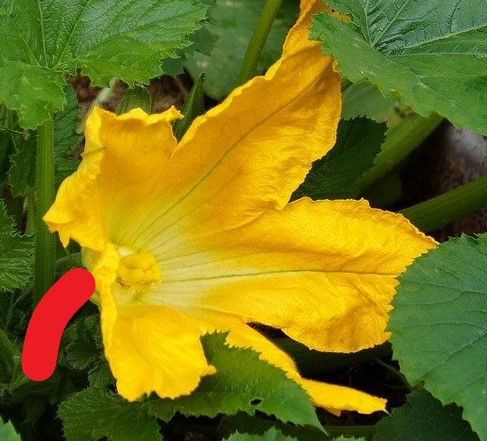
%> input picture K-mean/k-mean images/zucchiniapproachedRED.jpg, 487 x 441 px
$ octave k_mean_segmentation.m   (GNU Octave 9; MATLAB toolbox functions it lacks are replaced by stand-ins)
%> lines starting %> are read from the running program, lines starting %| are printed output that depends on the picture; in (x1, y1, x2, y2) boxes, pixels count from 0 and x2, y2 are one past the last pixel; in counts of white or black regions, pixels touching at a corner belong together; the program's own positions count from 1
%clear all the variables and figures
clc; clear all; close all;
%Load the image for the segmantation
zucc = imread('zucchiniapproachedRED.jpg');% imshow(zucc);
%> zucc is the input picture: size 441x487x3 uint8; mean R, G, B 124.6, 118.8, 22.6

%move the image from the RGB space to the CIE XYZ (Lab) one and extract the
%color plane
xyz_zucc = rgb2lab(zucc);
%> xyz_zucc: size 441x487x3 double; mean of channels 1, 2, 3 48.7, -8.5, 45.8
xz = xyz_zucc(:,:,2:3);
xz = im2single(xz);

% number of different colors to be extracted. It characterize the number of
% the final clusters
n_Clusters = 4;

%k-mean segmantation
pixel_labels = imsegkmeans(xz,n_Clusters,'NumAttempt',3);
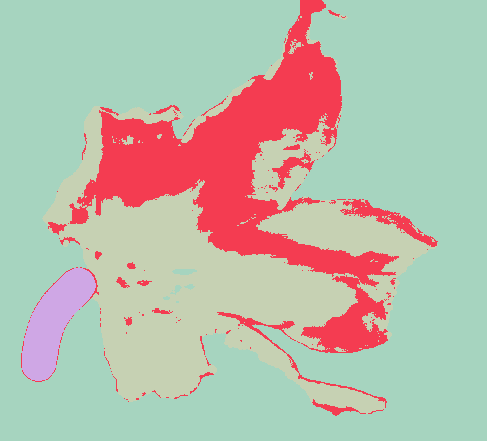
%> pixel_labels: size 441x487 uint8; 4 distinct labels, from 1 to 4; one colour per label, 0 black

%shows the clusters labelled with different grays colors
figure
imshow(pixel_labels,[])

%use different masks to extract form the original image the clusters found.
mask1 = pixel_labels==1;
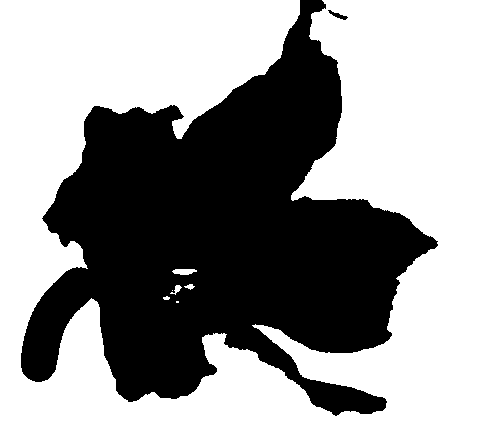
%> mask1: size 441x487 logical; 59.8% white; 2 black regions, box (x1, y1, x2, y2) and area: (21, 0, 438, 416) 86236, (328, 10, 348, 20) 71
cluster1 = zucc .* uint8(mask1);
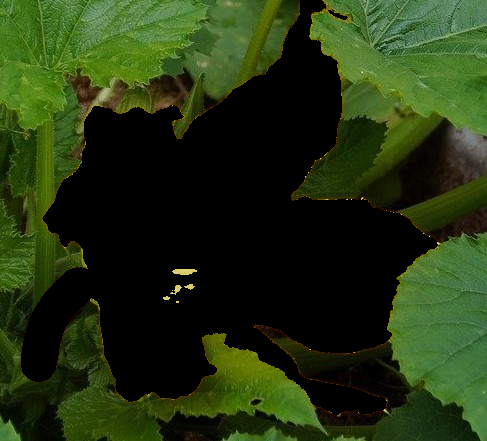
%> cluster1: size 441x487x3 uint8; mean R, G, B 35.3, 51.4, 17
figure
imshow(cluster1)

mask2 = pixel_labels==2;
%> mask2: size 441x487 logical; 15.8% white; 166 white regions (142 under 20 px), largest, box (x1, y1, x2, y2) and area: (69, 0, 399, 353) 29995, (340, 199, 438, 247) 1045, (217, 312, 387, 408) 737
cluster2 = zucc .* uint8(mask2);
figure
% imshow(cluster2)

mask3 = pixel_labels==3;
%> mask3: size 441x487 logical; 1.9% white; 1 white region, box (x1, y1, x2, y2) and area: (22, 268, 96, 381) 4133
cluster3 = zucc .* uint8(mask3);
figure
imshow(cluster3)

mask4 = pixel_labels==4;
%> mask4: size 441x487 logical; 22.4% white; 100 white regions (85 under 20 px), largest, box (x1, y1, x2, y2) and area: (42, 106, 385, 414) 36496, (256, 200, 438, 340) 6993, (247, 122, 335, 210) 3179
cluster4 = zucc .* uint8(mask4);
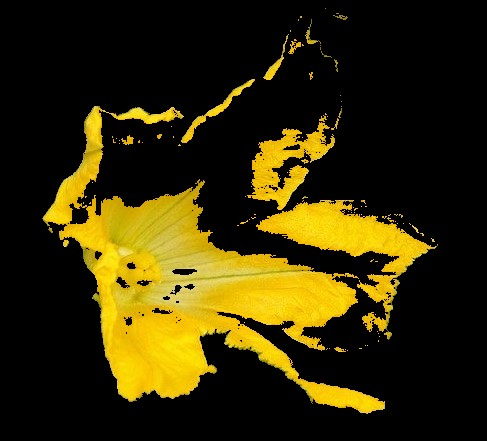
%> cluster4: size 441x487x3 uint8; mean R, G, B 52.2, 43.6, 3.9
figure
imshow(cluster4)

% [8 lines of commented-out code are left out]
grayIm = rgb2gray(cluster3);
%> grayIm: size 441x487 uint8; 68 distinct labels, from 0 to 141
bw = imbinarize(grayIm);
%> bw: size 441x487 logical; 1.9% white; 1 white region, box (x1, y1, x2, y2) and area: (22, 268, 96, 381) 4122
figure
imshow(bw)

%noise attenuation
bw = bwareaopen(bw,10);
figure;
imshow(bw);

%NOT STREACTLY NEEDED IN SOME CASES. IT COULD BE USEFUL IF YOU WANT TO CLOSE
%SOME BOUNDARIES IN AN IMAGE FOR EXAMPLE IF YOU WANT TO CLOSE A CIRCLE AREA
%WHICH IN THE BINARIZATION OF THE IMAGE RESULTS OPEN YOU USE THIS AND THENO
%YOU FILL THE WHOLE ARE WITH THE NEXT INSTRUCTIONS BLOCK. TO USE THIS
%CHANGE THE 0 VALUE OF STREL INSTRUCTION.
%fill the holes in the image by finding circles in it
se = strel('disk',0);
bw = imclose(bw,se);
figure
imshow(bw)

%fill all the closed boundaries
bw = imfill(bw,'holes');
figure;
imshow(bw);

%find the boundaries of the non empty figures (B boundary funtion, L
%labeled image
[B,L] = bwboundaries(bw,'noholes');
%> B = 1 boundary; box (x1, y1, x2, y2) and points: (22, 268, 96, 381) 258

% plot the image with coulours and highlight the boundaries
figure
imshow(label2rgb(L,@jet,[.5 .5 .5]))
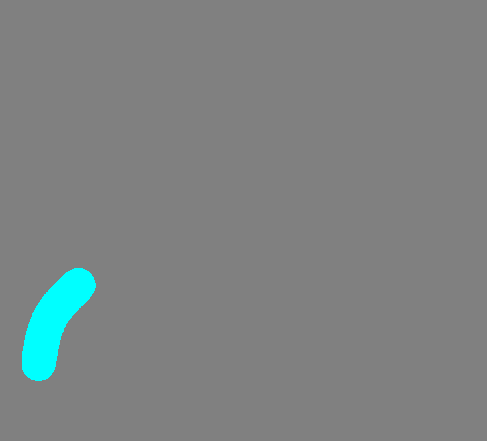
%> displayed picture: size 441x487x3, on the screen's scale of 0 to 255; mean R, G, B 125.5, 130.4, 130.4
hold on
for k = 1:length(B)
  boundary = B{k};
  plot(boundary(:,2),boundary(:,1),'w','LineWidth',1)
end
%> this loop made 1 pass

%extract the centroids from the labeled image and plot on the previous
%image
s = regionprops(L,'centroid');
%> s = 1 region; Centroid: [54.5 322.6]
centroids = cat(1,s.Centroid);
%> centroids = [54.54 322.6]
plot(centroids(:,1),centroids(:,2),'r*')
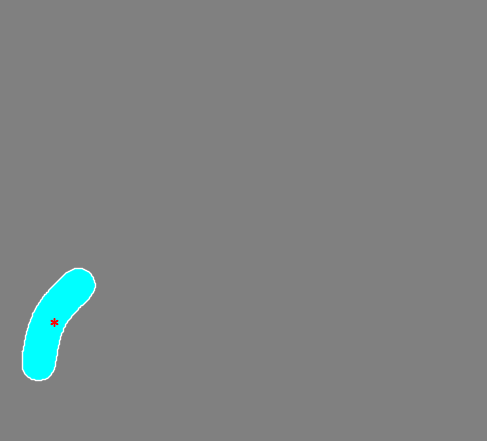
%> figure redrawn from the program's plot data

% number of flower present in the image
Numberflowers = length(centroids);
%> Numberflowers = 2

%print of the original flower divided with the respective centroids.
for i = 1:k
    clust = L==i;
    cluster = zucc .* uint8(clust);
    figure
    imshow(cluster);
    hold on
    plot(centroids(i,1),centroids(i,2),'b*')
end
%> this loop made 1 pass
%> pass 1, `plot(centroids(i,1),centroids(i,2),'b*')`:
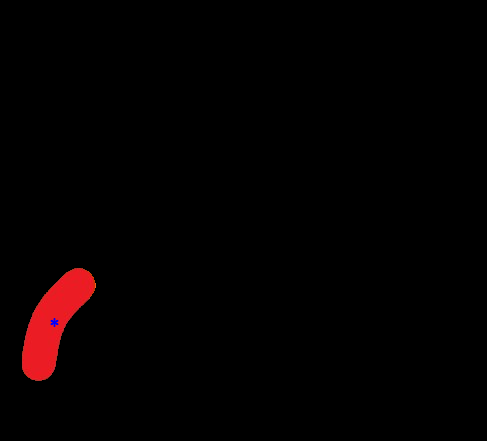
%> figure redrawn from the program's plot data
